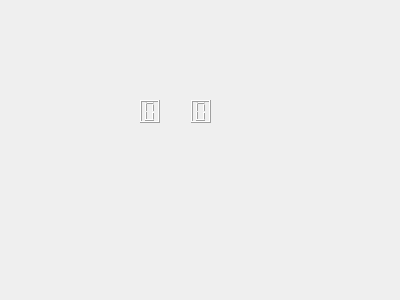
<?xml version="1.0" encoding="UTF-8"?>
<ui version="4.0">
 <class>BrakeStateWidget</class>
 <widget class="QWidget" name="BrakeStateWidget">
  <property name="geometry">
   <rect>
    <x>0</x>
    <y>0</y>
    <width>400</width>
    <height>300</height>
   </rect>
  </property>
  <property name="windowTitle">
   <string>Form</string>
  </property>
  <widget class="QLabel" name="label">
   <property name="geometry">
    <rect>
     <x>40</x>
     <y>30</y>
     <width>311</width>
     <height>211</height>
    </rect>
   </property>
   <property name="text">
    <string/>
   </property>
   <property name="pixmap">
    <pixmap resource="resources.qrc">:/images/slothstronaut.jpg</pixmap>
   </property>
   <property name="scaledContents">
    <bool>true</bool>
   </property>
  </widget>
  <widget class="QLCDNumber" name="lcdNumber_2">
   <property name="geometry">
    <rect>
     <x>191</x>
     <y>100</y>
     <width>20</width>
     <height>23</height>
    </rect>
   </property>
   <property name="numDigits">
    <number>1</number>
   </property>
  </widget>
  <widget class="QLCDNumber" name="lcdNumber_3">
   <property name="geometry">
    <rect>
     <x>140</x>
     <y>100</y>
     <width>20</width>
     <height>23</height>
    </rect>
   </property>
   <property name="numDigits">
    <number>1</number>
   </property>
  </widget>
 </widget>
 <resources>
  <include location="resources.qrc"/>
 </resources>
 <connections/>
</ui>
